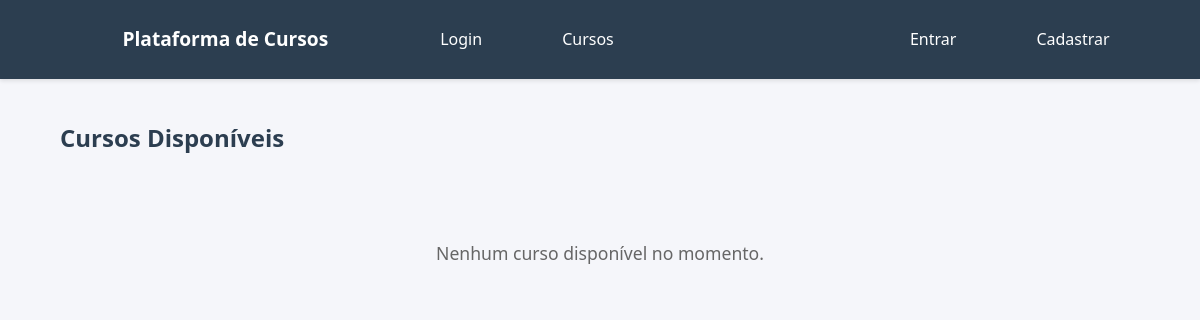
Before: /cursos/ with the older database file.
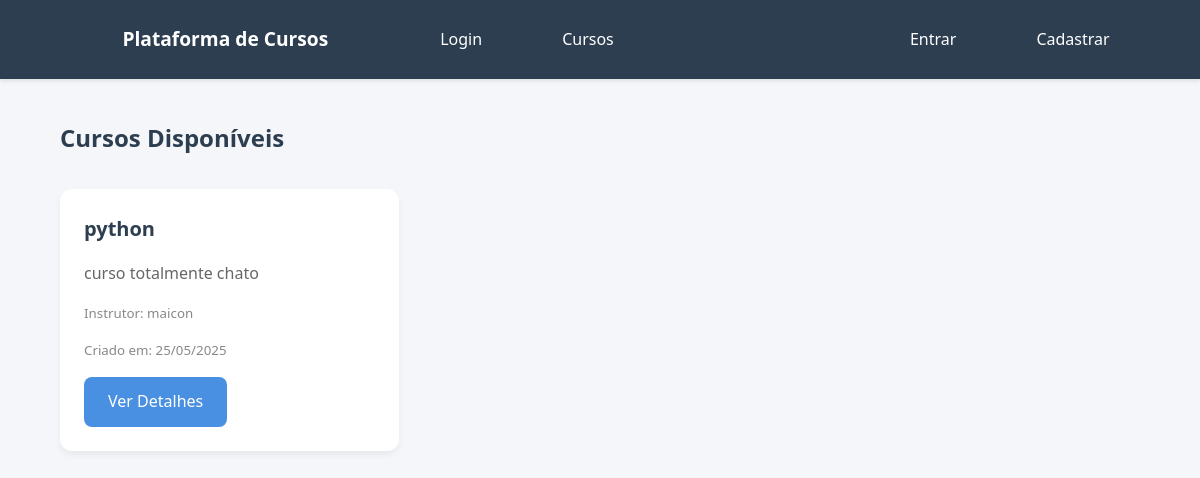
After: the same page with the newer database file.
### cursos/models.py (models this page shows, shortened)
class Curso(models.Model):
    NIVEL_CHOICES = [
        ('iniciante', 'Iniciante'),
        ('intermediario', 'Intermediário'),
        ('avancado', 'Avançado')
    ]
    titulo = models.CharField(max_length=200)
    descricao = models.TextField()
    instrutor = models.ForeignKey(User, on_delete=models.CASCADE, related_name='cursos_criados')
    duracao_horas = models.PositiveIntegerField(help_text='Duração total do curso em horas', default=0)
    nivel = models.CharField(max_length=20, choices=NIVEL_CHOICES, default='iniciante')
    pre_requisitos = models.TextField(blank=True, help_text='Pré-requisitos necessários para o curso')
    objetivos = models.TextField(help_text='Objetivos de aprendizagem do curso')
    publico_alvo = models.TextField(help_text='Público-alvo do curso')
    materiais = models.TextField(blank=True, help_text='Materiais complementares do curso')
    data_criacao = models.DateTimeField(auto_now_add=True)
    data_atualizacao = models.DateTimeField(auto_now=True)
    class Meta:
        verbose_name = 'Curso'
        verbose_name_plural = 'Cursos'
        ordering = ['-data_criacao']

### cursos/views.py (the view)
# urls.py: path('', views.lista_cursos, name='lista'),
def lista_cursos(request):
    cursos = Curso.objects.all().order_by('-data_criacao')
    return render(request, 'cursos/lista.html', {'cursos': cursos})

### cursos/templates/cursos/lista.html (shortened to what this page needs)
{% extends 'accounts/base.html' %}
{% block content %}
<div class="curso-list-header">
    <h2>Cursos Disponíveis</h2>
</div>
<div class="curso-list">
    {% if cursos %}
        {% for curso in cursos %}
        <div class="curso-item">
            <div class="curso-content">
                <h4>{{ curso.titulo }}</h4>
                <p>{{ curso.descricao|truncatewords:30 }}</p>
                <small>Instrutor: {{ curso.instrutor.get_full_name|default:curso.instrutor.username }}</small>
                <small>Criado em: {{ curso.data_criacao|date:"d/m/Y" }}</small>
                <div class="curso-actions">
                    <a href="{% url 'cursos:detalhe' curso.id %}" class="btn">Ver Detalhes</a>
                </div>
            </div>
        </div>
        {% endfor %}
    {% else %}
        <p class="empty-state">Nenhum curso disponível no momento.</p>
    {% endif %}
</div>
{% endblock %}

### accounts/templates/accounts/base.html (shortened to what this page needs)
<!DOCTYPE html>
<html lang="pt-br">
<head>
</head>
<body>
    <nav class="navbar">
        <div class="container">
            <div class="nav-left">
                <a href="/" class="nav-logo">Plataforma de Cursos</a>
                <a href="{% url 'accounts:login' %}">Login</a>
                <a href="{% url 'cursos:lista' %}">Cursos</a>
            </div>
            <div class="nav-right">
                {% if user.is_authenticated %}
                    <a href="{% url 'accounts:perfil' %}">Perfil</a>
                    <a href="{% url 'accounts:logout' %}">Sair</a>
                {% else %}
                    <a href="{% url 'accounts:login' %}">Entrar</a>
                    <a href="{% url 'accounts:cadastro' %}">Cadastrar</a>
                {% endif %}
            </div>
        </div>
    </nav>
    <div class="container content">
        {% block content %}
        {% endblock %}
    </div>
</body>
</html>

### accounts/templates/accounts/base.html (style rules this page uses)
:root { --primary-color: #4a90e2; --secondary-color: #2c3e50; --accent-color: #e74c3c; --background-color: #f5f6fa; --text-color: #2c3e50; }
body { font-family: 'Segoe UI', Tahoma, Geneva, Verdana, sans-serif; line-height: 1.6; margin: 0; padding: 0; background-color: var(--background-color); color: var(--text-color); }
.container { width: 90%; max-width: 1200px; margin: 0 auto; padding: 20px; }
.navbar { background-color: var(--secondary-color); color: white; padding: 1rem; box-shadow: 0 2px 4px rgba(0,0,0,0.1); position: sticky; top: 0; z-index: 1000; }
.navbar .container { display: flex; justify-content: space-between; align-items: center; padding: 0 1rem; }
.nav-left, .nav-right { display: flex; align-items: center; gap: 1rem; }
.nav-logo { font-weight: bold; font-size: 1.2rem; margin-right: 2rem; }
.navbar a { color: white; text-decoration: none; margin-left: 2rem; padding: 0.5rem 1rem; border-radius: 4px; transition: background-color 0.3s ease; }
.content { padding: 40px 0; min-height: calc(100vh - 200px); }
.btn { display: inline-block; padding: 0.75rem 1.5rem; background-color: var(--primary-color); color: white; text-decoration: none; border: none; border-radius: 8px; cursor: pointer; font-weight: 500; font-size: 1rem; transition: transform 0.2s ease, box-shadow 0.2s ease; }
.curso-list { display: grid; grid-template-columns: repeat(auto-fill, minmax(300px, 1fr)); gap: 2rem; margin-top: 2rem; }
.curso-item { background: white; border-radius: 12px; padding: 1.5rem; box-shadow: 0 4px 6px rgba(0,0,0,0.05); transition: transform 0.3s ease, box-shadow 0.3s ease; }
.curso-item h4 { color: var(--secondary-color); margin: 0 0 1rem 0; font-size: 1.25rem; }
.curso-item p { color: #666; margin-bottom: 1rem; }
.curso-item small { color: #888; display: block; margin-bottom: 1rem; }

### cursos/templates/cursos/lista.html (style rules this page uses)
.curso-list-header { display: flex; justify-content: space-between; align-items: center; margin-bottom: 2rem; }
.curso-list-header h2 { margin: 0; color: var(--secondary-color); }
.curso-actions { display: flex; gap: 1rem; margin-top: 1rem; }

Changed rows visible on the page:
added Curso: titulo "python", descricao "curso totalmente chato", instrutor.get_full_name "maicon", data_criacao "25/05/2025"
Other visible differences:
text no longer shown: "Nenhum curso disponível no momento."
